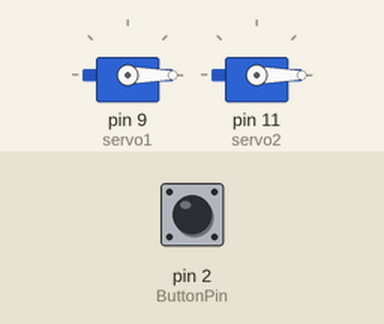
Bench run of a sketch on a simulated Arduino Uno, built with avr-gcc and run on an emulated ATmega328P. Shown: 2 × servo. Inputs (shaded band) come from the test bench; at power-on: pin 2 (ButtonPin) HIGH.

Above: at 1.2 s.
1.3 s: pin 2 (ButtonPin) pulled LOW for 0.15 s
At 1.37 s:
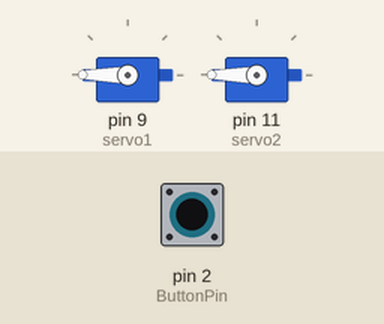
2.9 s: pin 2 (ButtonPin) pulled LOW for 3.2 s
At 7.4 s:
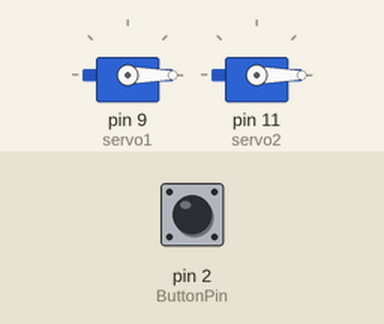
Timing chart, 0 to 8.9 s (numbered marks = the images above; inputs shaded):
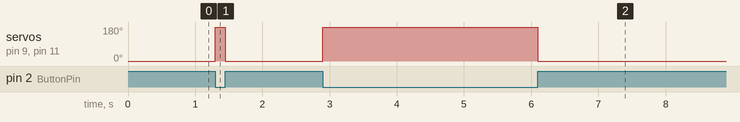

The sketch:

main.ino
```cpp
// Include the Servo library
#include <Servo.h>

Servo servo1, servo2;  // create servo object to control a servo
int ButtonPin = 2; // Pin from where the button OUTPUT pin is connected
bool pressed = false;


void setup() {

  pinMode(ButtonPin, INPUT_PULLUP);  // Sets up the "BUTTON PIN" to listen for any input
  servo1.attach(9);  // attaches the servo on pin 9 to the servo object
  servo2.attach(11); // attaches the servo on pin 11 to the servo object
}

// Mainloop
void loop() {

  bool currentState = digitalRead(ButtonPin); // this code wil read if everysecond if the button is pressed or not

  // If the current state of the button is pressed than turn both of the servos to 180 degree
  if (currentState==pressed){
    servo1.write(180);
    servo2.write(180);
  } else{ // if the current state of the button is not pressed than turn both of the servos to 0 degree
    servo1.write(0);
    servo2.write(0);
  }
}
```

Measured:
- after the input at 1.3 s, servo on pin 9 (servo1), servo on pin 11 (servo2): 0° → 180° at once, → 0° 0.15 s later
- after the input at 2.9 s, servo on pin 9 (servo1), servo on pin 11 (servo2): 0° → 180° at once, → 0° 3.2 s later
